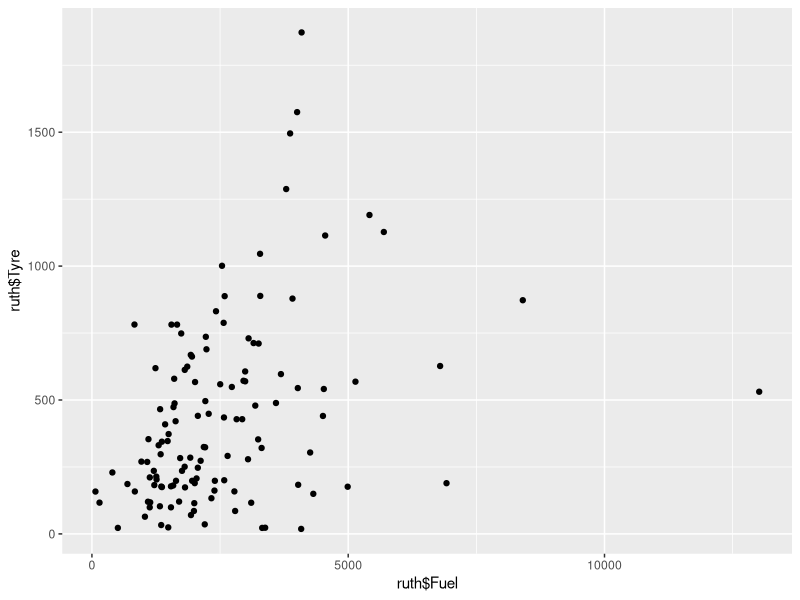
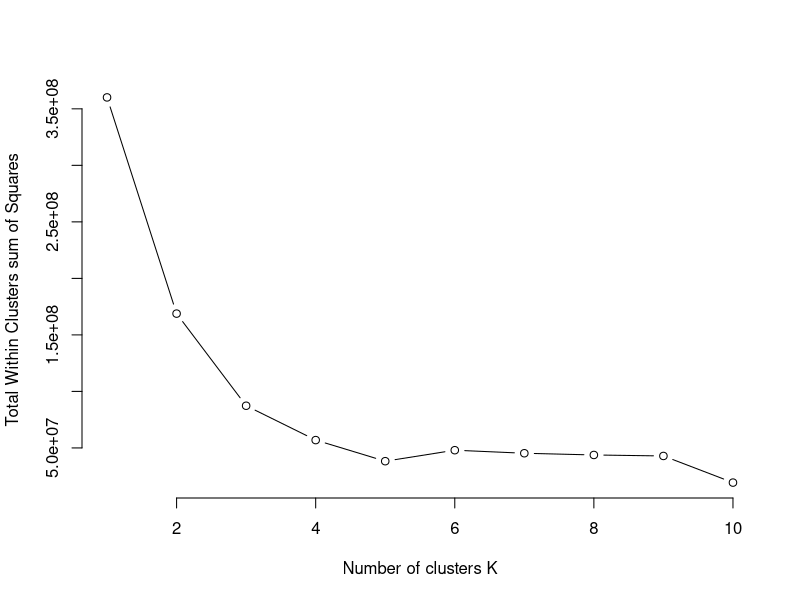
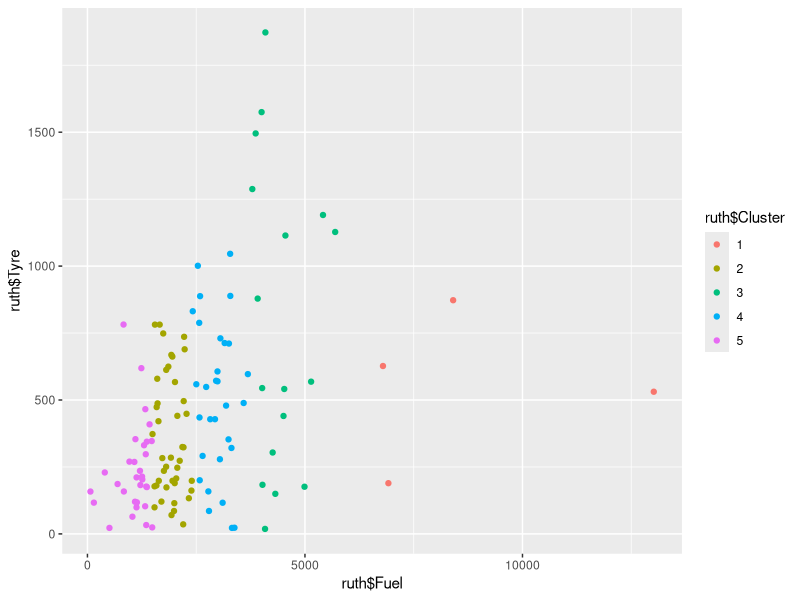
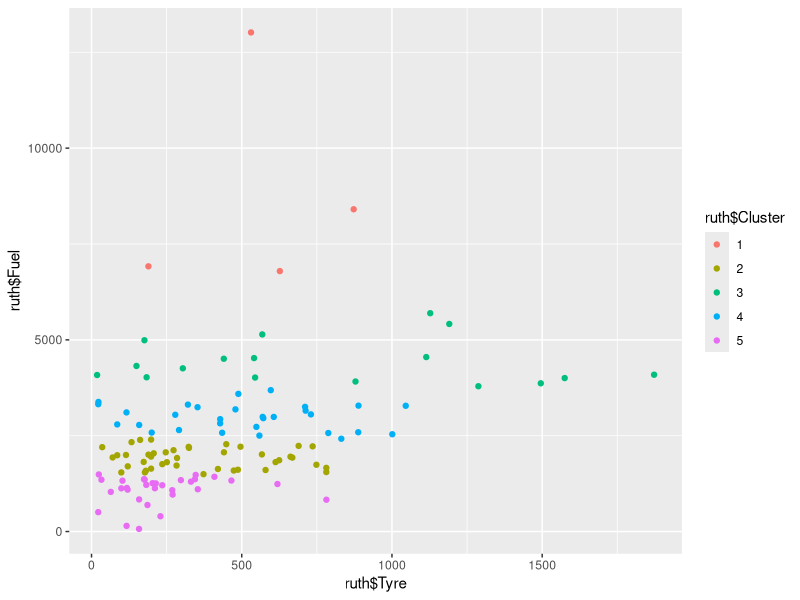

Source code (R) for these figures, in order:
## ---- chunk 1
# install.packages("tidyverse") (had to do this first but one time only)
library(tidyverse)
## ---- chunk 2
#> setwd("/Data-fellowship/data-projects/Tyres and Fuel 2018")
## ---- chunk 3
ruth <- read.csv("Data.csv")
head(ruth)
## ---- chunk 4
names(ruth) <- c("Reg","Fuel","Tyre")
head(ruth)
## ---- chunk 5
#could use ggplot but unneccessary for simple data
#ggplot(data = ruth, aes(x = ruth$Fuel, y = ruth$Tyre)) 
qplot(x = ruth$Fuel, y = ruth$Tyre,)



## ---- chunk 6
kclustermax <- 10
wss <- sapply(1:kclustermax, function(k){kmeans(ruth[c("Fuel","Tyre")],k)$tot.withinss})
plot(1:kclustermax,wss, type="b", pch = 21, frame = FALSE, xlab="Number of clusters K", ylab = "Total Within Clusters sum of Squares")
## ---- chunk 7
# from work above assume that our dataset has 5 clusters
kclusters <- 5
kmeansresult <- kmeans(ruth[c("Fuel","Tyre")], centers = kclusters)
#increase number of columns in c notation for increased variables
ruth$Cluster <- kmeansresult$cluster
ruth$Cluster <- as.factor(ruth$Cluster)
head(ruth)
#show as a ggplot
ggplot(ruth, aes(x = ruth$Fuel, y = ruth$Tyre)) + geom_point(aes(colour = ruth$Cluster))
#or a qplot
qplot(x = ruth$Tyre, y = ruth$Fuel, color = ruth$Cluster)
## ---- chunk 8
print(kmeansresult)
## ---- chunk 9
#K-means clustering does not provide a model to predict tyre costs from the quantity of fuel purchased. So the conclusion is either:
#a.) An alternative clustering method is needed
#b.) There is no relationship between the two variables that can be used to predict costs
#c.) There is another factor not being considered which needs to be used (this may be useful for a future project)
